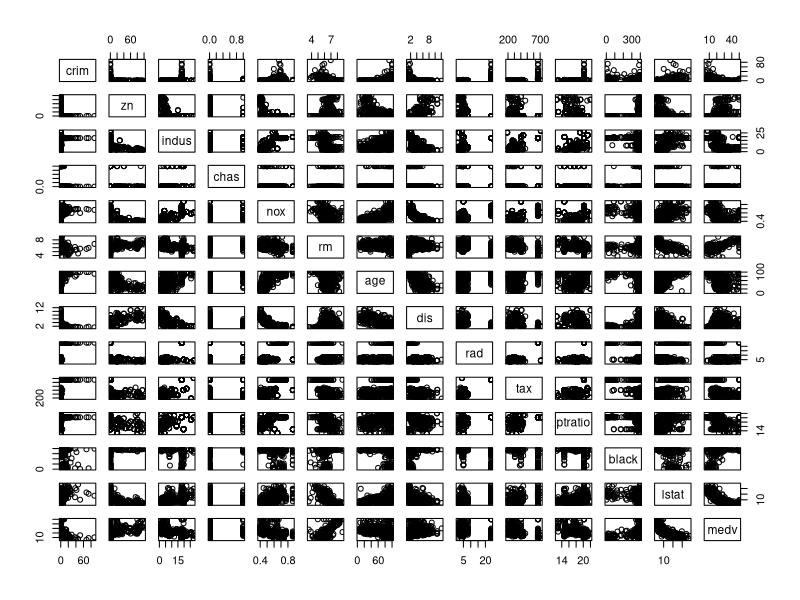
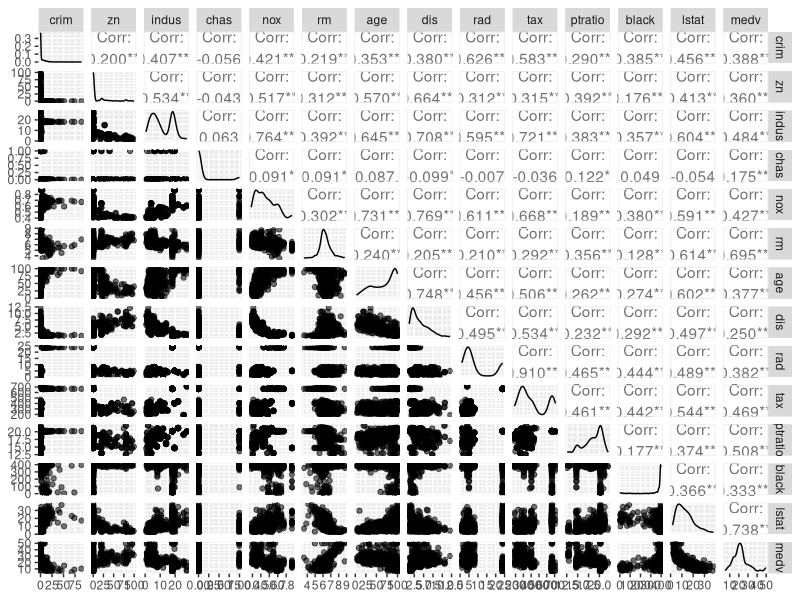
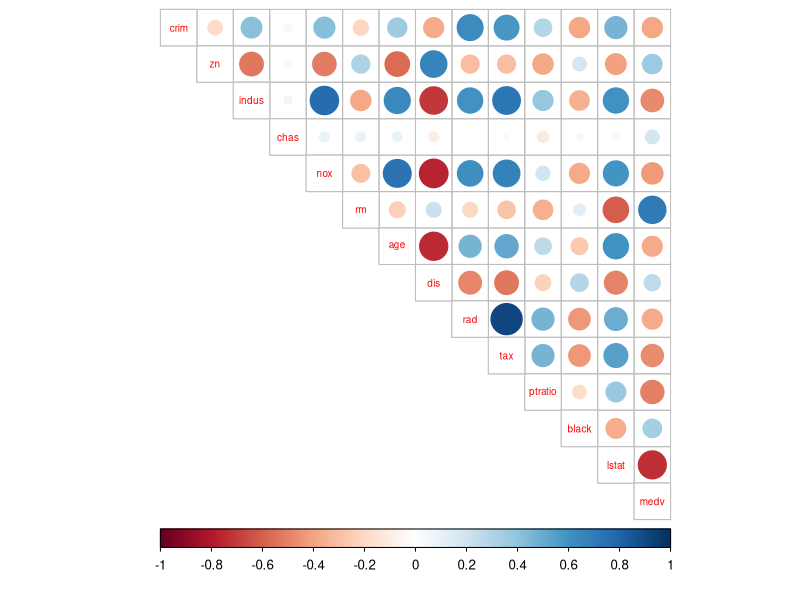
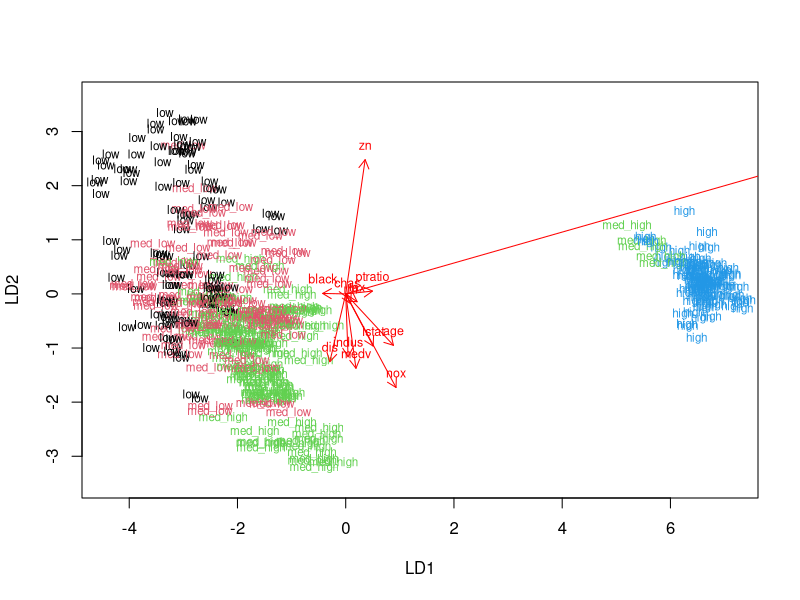
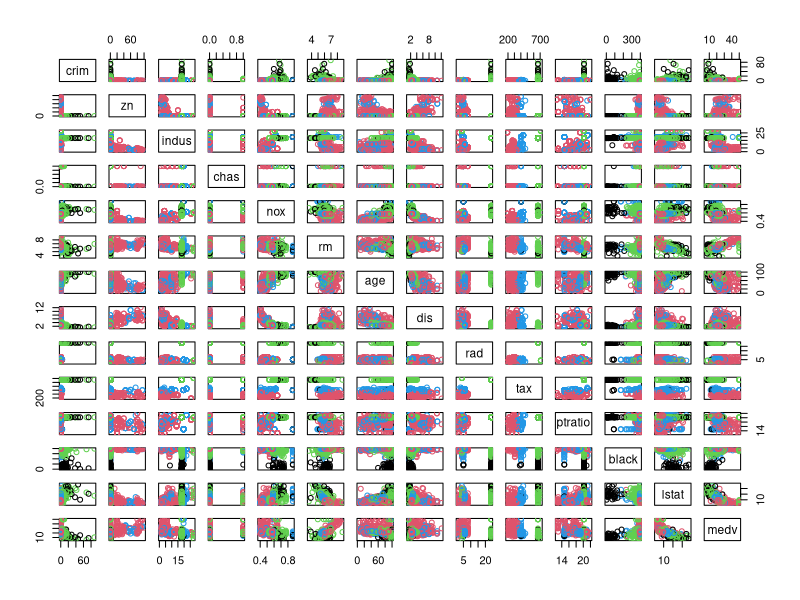
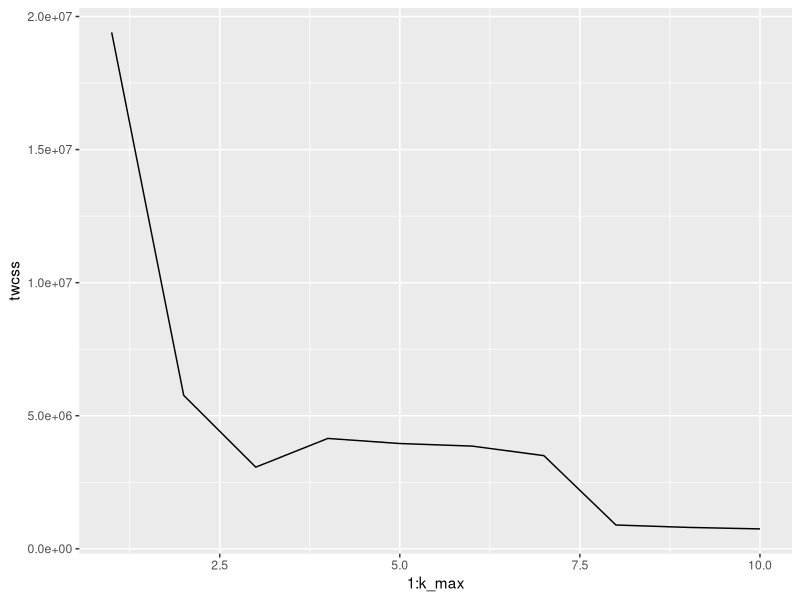
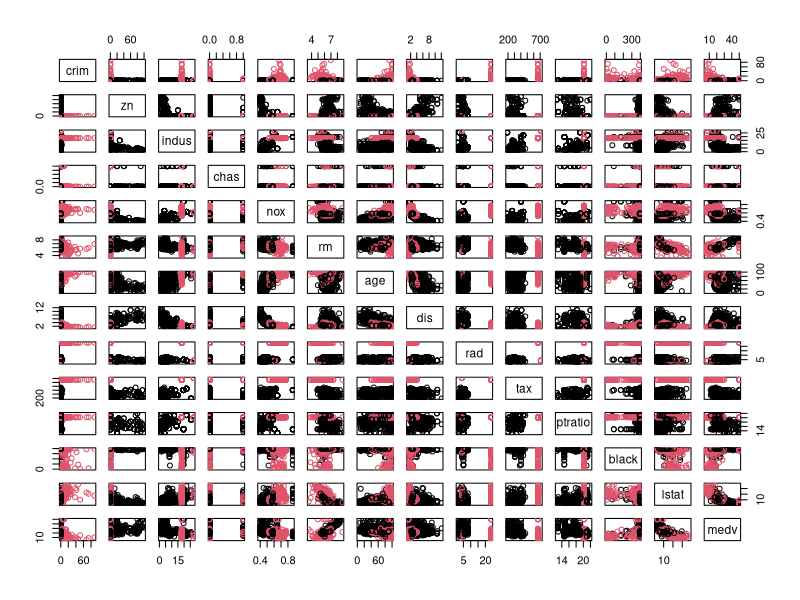

These charts were generated, in order, by the following R code:
## ---- chunk 1
library(tidyr)
library(ggplot2)
library(corrplot)
library(GGally)
## ---- chunk 2
library(MASS)
data("Boston")
str(Boston)
summary(Boston)
## ---- chunk 3
pairs(Boston)
## ---- chunk 4
p <- ggpairs(Boston, mapping = aes(alpha = 0.3), lower = list(combo = wrap("facethist", bins = 20)))
p
## ---- chunk 5
cor_matrix<-cor(Boston) %>% round(digit=2)

cor_matrix %>% round(cor_matrix)

corrplot(cor_matrix, method="circle", type = "upper", cl.pos = "b", tl.pos = "d", tl.cex = 0.6)
## ---- chunk 6
boston_scaled <- scale(Boston)
summary(boston_scaled)
class(boston_scaled)
boston_scaled <- as.data.frame(boston_scaled)
## ---- chunk 7
bins <- quantile(boston_scaled$crim)
bins
## ---- chunk 8
crime <- cut(boston_scaled$crim, breaks = bins, include.lowest = TRUE, c(label = "low", "med_low", "med_high", "high"))
table(crime)
## ---- chunk 9
boston_scaled <- dplyr::select(boston_scaled, -crim)
## ---- chunk 10
boston_scaled <- data.frame(boston_scaled, crime)
## ---- chunk 11
n <- nrow(boston_scaled)
ind <- sample(n,  size = n * 0.8)
train <- boston_scaled[ind,]
test <- boston_scaled[-ind,]
correct_classes <- test$crime
test <- dplyr::select(test, -crime)
## ---- chunk 12
lda.fit <- lda(crime ~ ., data = train)
lda.fit
## ---- chunk 13
classes <- as.numeric(train$crime)
## ---- chunk 14
lda.arrows <- function(x, myscale = 1, arrow_heads = 0.1, color = "red", tex = 0.75, choices = c(1,2)){
  heads <- coef(x)
  arrows(x0 = 0, y0 = 0, 
         x1 = myscale * heads[,choices[1]], 
         y1 = myscale * heads[,choices[2]], col=color, length = arrow_heads)
  text(myscale * heads[,choices], labels = row.names(heads), 
       cex = tex, col=color, pos=3)
}

plot(lda.fit, dimen = 2, col = classes, pch = classes)
lda.arrows(lda.fit, myscale = 3)
## ---- chunk 15
lda.pred <- predict(lda.fit, newdata = test)
## ---- chunk 16
table(correct = correct_classes, predicted = lda.pred$class)
## ---- chunk 17
data('Boston')
boston_scaled <- scale(Boston)
boston_scaled <- as.data.frame(boston_scaled)
## ---- chunk 18
dist_eu <- dist(Boston)
summary (dist_eu)
## ---- chunk 19
dist_man <- dist(Boston, method = "manhattan")
summary(dist_man)
## ---- chunk 20
km <-kmeans(Boston, centers = 4)
pairs(Boston, col = km$cluster)
## ---- chunk 21
set.seed(123)
k_max <- 10
twcss <- sapply(1:k_max, function(k){kmeans(Boston, k)$tot.withinss})
qplot(x = 1:k_max, y = twcss, geom = 'line')
## ---- chunk 22
km <-kmeans(Boston, centers = 2)
pairs(Boston, col = km$cluster)
